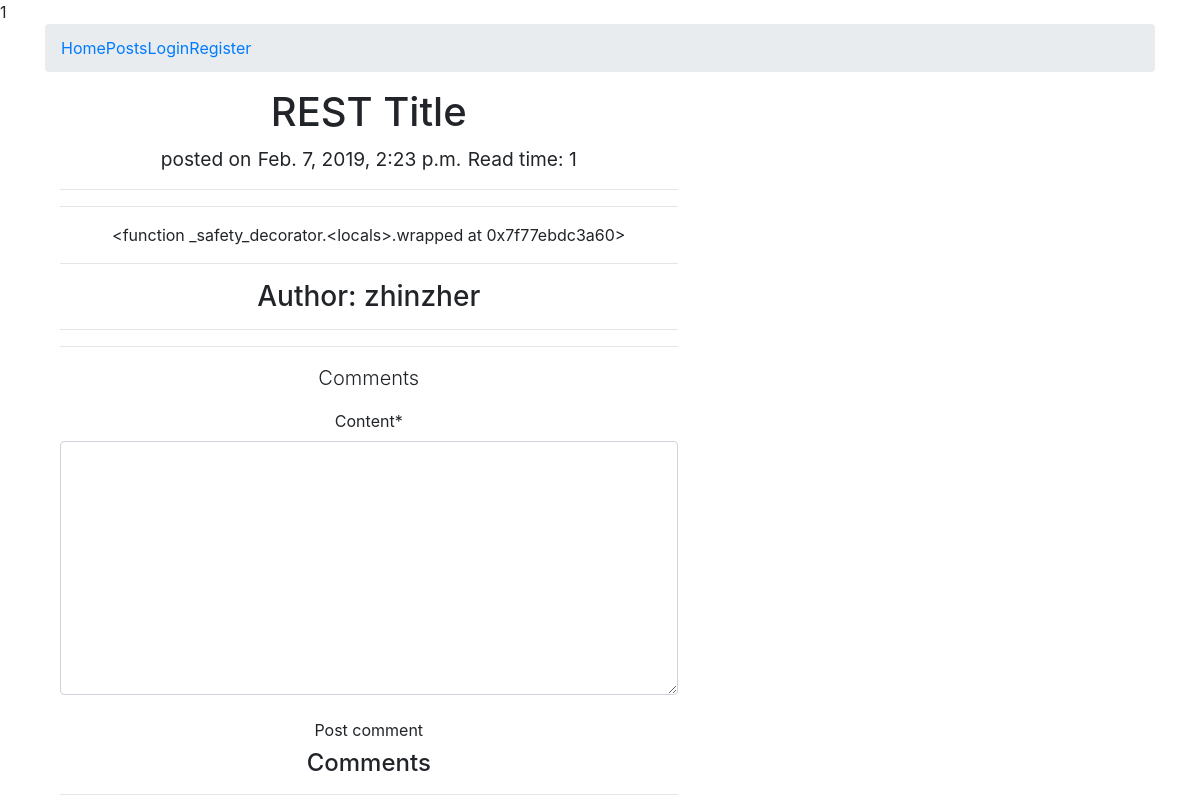
Screenshot of /post/rest-title/ with the database file from the repository.
### post/models.py (models this page shows, shortened)
class Post(models.Model):
    user = models.ForeignKey(settings.AUTH_USER_MODEL, default=1, on_delete=models.CASCADE)
    title = models.CharField(max_length=120)
    slug = models.SlugField(unique=True)
    content = models.TextField()
    updated = models.DateTimeField(auto_now=True, auto_now_add=False)
    timestamp = models.DateTimeField(auto_now=False, auto_now_add=True)
    height_field = models.IntegerField(default=0)
    width_field = models.IntegerField(default=0)
    image = models.ImageField(
                              null=True, blank=True,
                              width_field='width_field',
                              height_field='height_field')
    draft = models.BooleanField(default=False)
    publish = models.DateTimeField(auto_now=False, auto_now_add=False)
    read_time = models.IntegerField(default=0)
    objects = PostManager()
    def get_markdown(self):
        content = self.content
        markdown_text = markdown(content)
        return mark_safe(markdown_text)
    @property
    def comments(self):
        instance = self
        qs = Comment.objects.filter_by_instance(instance)
        return qs
    @property
    def get_content_type(self):
        instance = self
        content_type = ContentType.objects.get_for_model(instance.__class__)
        return content_type

### post/views.py (the view, shortened to what this page needs)
# urls.py: path('post/<str:slug>/', post_detail, name='post-detail'),
def post_detail(request, slug=None):
    instance = get_object_or_404(Post, slug=slug)
    share_string = quote_plus(instance.content)
    initial_data = {
        'content_type': instance.get_content_type,
        'object_id': instance.id
    }
    form = CommentForm(request.POST or None, initial=initial_data)
    comments = instance.comments
    return render(request, 'post_detail.html', context={'post': instance,
                                                        'share_string': share_string,
                                                        'comments': comments,
                                                        'comment_form': form,
                                                        })

### comments/forms.py
class CommentForm(forms.Form):
    content_type = forms.CharField(widget=forms.HiddenInput)
    object_id = forms.IntegerField(widget=forms.HiddenInput)
    content = forms.CharField(widget=forms.Textarea)

### comments/models.py (called while the page is built)
    def filter_by_instance(self, instance):
        content_type = ContentType.objects.get_for_model(instance.__class__)
        obj_id = instance.id
        qs = super(CommentManager, self).filter(content_type=content_type, object_id= obj_id).filter(parent=None)
        return qs

### templates/post_detail.html (shortened to what this page needs)
{% extends 'base.html' %}
{% load crispy_forms_filters %}
{% block content %}
    <div class="col-sm-7 col-sm-offset-3">
        <h1>{{ post.title }} </h1>
        <h4>
            <small class="small">posted on</small>
            <small>{{ post.timestamp }}</small>
            <small>Read time:  {{ post.read_time }}</small>
        </h4>
        <hr/>
        <hr/>
        <div class='post-detail-item'>{{ post.get_markdown }}</div>
        <hr/>
        <h3>Author: {{ post.user }}</h3>
        <hr/>
        <hr/>
        <div>
            <p class="lead">Comments</p>
            <form method="POST" action=".">{% csrf_token %}
                {{ comment_form|crispy }}
                <input type="submit" value="Post comment" class="btn btn-default">
            </form>
            <h4>Comments</h4>
            <hr/>
        </div>
    </div>
{% endblock content %}

### rows the page displays
Post: title "REST Title", timestamp "Feb. 7, 2019, 2:23 p.m.", read_time "1", get_markdown "<function _safety_decorator.<locals>.wrapped at 0x7f77ebdc3a60>", user "zhinzher"
